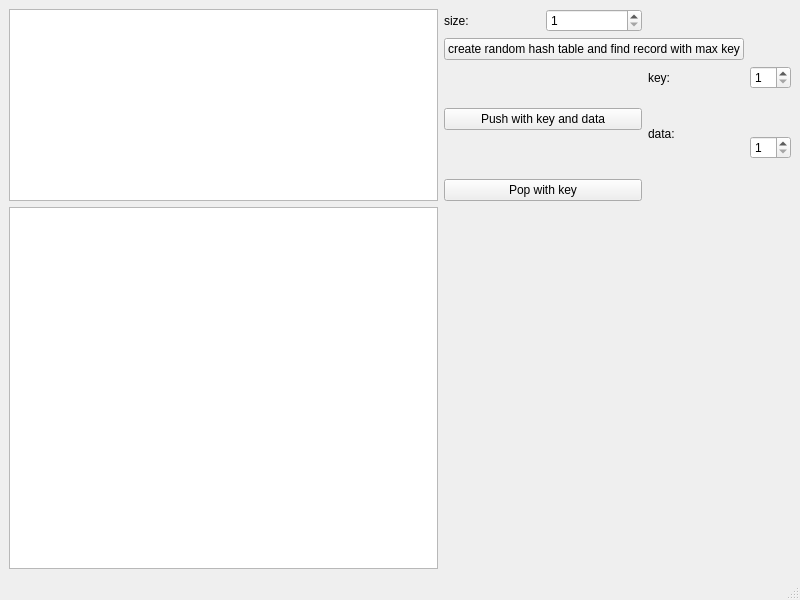
<?xml version="1.0" encoding="UTF-8"?>
<ui version="4.0">
 <class>MainWindow</class>
 <widget class="QMainWindow" name="MainWindow">
  <property name="geometry">
   <rect>
    <x>0</x>
    <y>0</y>
    <width>800</width>
    <height>600</height>
   </rect>
  </property>
  <property name="windowTitle">
   <string>MainWindow</string>
  </property>
  <widget class="QWidget" name="centralwidget">
   <layout class="QGridLayout" name="gridLayout">
    <item row="0" column="0" rowspan="5">
     <widget class="QTextEdit" name="textEdit">
      <property name="readOnly">
       <bool>true</bool>
      </property>
     </widget>
    </item>
    <item row="0" column="1">
     <widget class="QLabel" name="label">
      <property name="text">
       <string>size:</string>
      </property>
     </widget>
    </item>
    <item row="0" column="2">
     <widget class="QSpinBox" name="spinBox">
      <property name="minimum">
       <number>1</number>
      </property>
     </widget>
    </item>
    <item row="1" column="1" colspan="3">
     <widget class="QPushButton" name="pushButton_create">
      <property name="text">
       <string>create random hash table and find record with max key</string>
      </property>
     </widget>
    </item>
    <item row="2" column="1" rowspan="2" colspan="2">
     <widget class="QPushButton" name="pushButton">
      <property name="text">
       <string>Push with key and data</string>
      </property>
     </widget>
    </item>
    <item row="2" column="3">
     <widget class="QLabel" name="label_2">
      <property name="text">
       <string>key:</string>
      </property>
     </widget>
    </item>
    <item row="2" column="4">
     <widget class="QSpinBox" name="spinBox_key">
      <property name="minimum">
       <number>1</number>
      </property>
     </widget>
    </item>
    <item row="3" column="3">
     <widget class="QLabel" name="label_3">
      <property name="text">
       <string>data:</string>
      </property>
     </widget>
    </item>
    <item row="3" column="4" rowspan="2">
     <widget class="QSpinBox" name="spinBox_data">
      <property name="minimum">
       <number>1</number>
      </property>
     </widget>
    </item>
    <item row="4" column="1" colspan="2">
     <widget class="QPushButton" name="pushButton_2">
      <property name="text">
       <string>Pop with key</string>
      </property>
     </widget>
    </item>
    <item row="5" column="0">
     <widget class="QTextEdit" name="lineEdit">
      <property name="readOnly">
       <bool>true</bool>
      </property>
     </widget>
    </item>
   </layout>
  </widget>
  <widget class="QMenuBar" name="menubar">
   <property name="geometry">
    <rect>
     <x>0</x>
     <y>0</y>
     <width>800</width>
     <height>22</height>
    </rect>
   </property>
  </widget>
  <widget class="QStatusBar" name="statusbar"/>
 </widget>
 <resources/>
 <connections/>
</ui>
